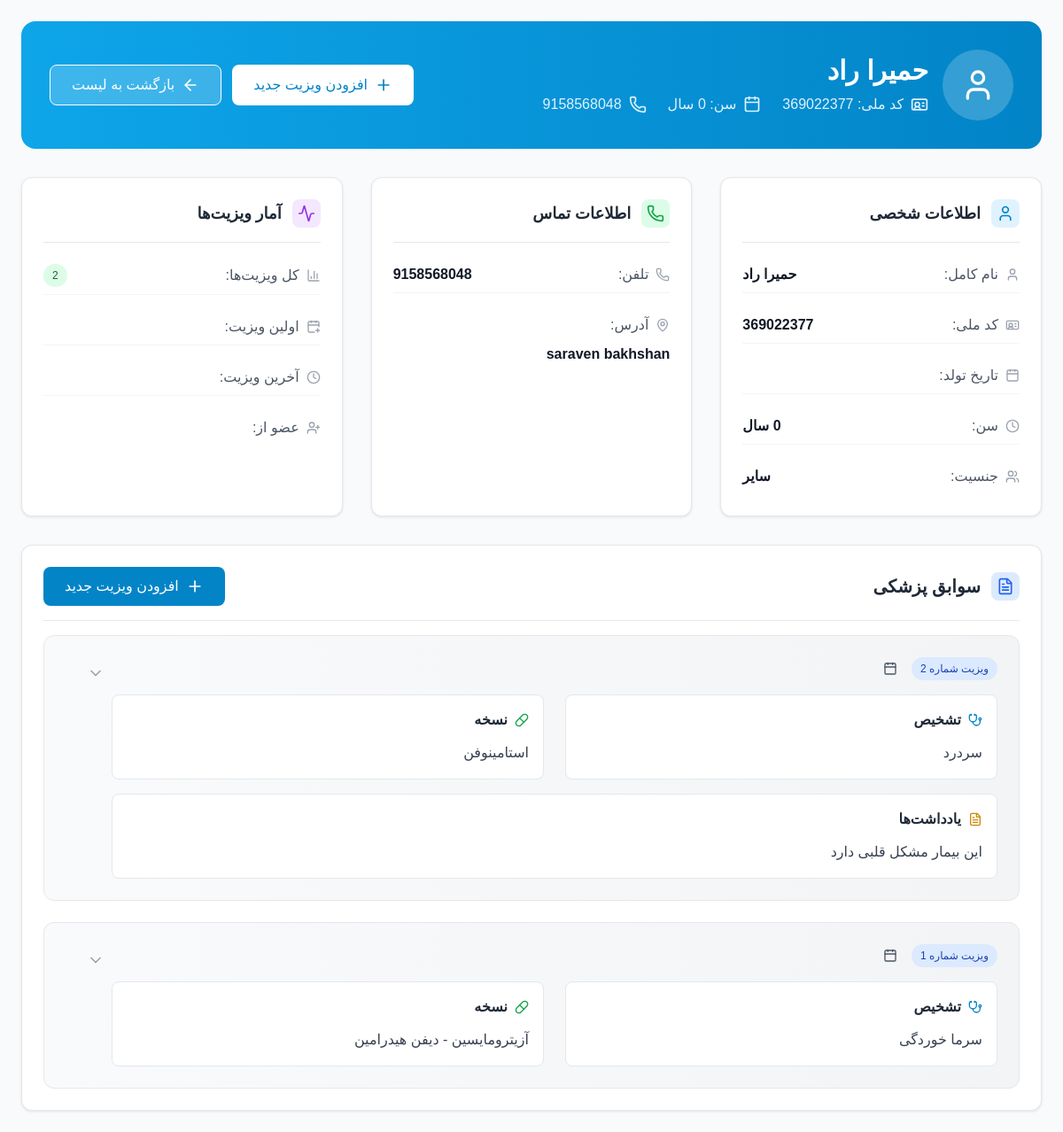
The page /patients/1/ (signed in) on the database its author committed.
### patients/models.py (models this page shows, shortened)
class Patient(models.Model):
    GENDER_CHOICES = [
        ('M', 'مرد'),
        ('F', 'زن'),
        ('O', 'سایر'),
    ]
    first_name = models.CharField(max_length=100)
    last_name = models.CharField(max_length=100)
    national_id = models.CharField(
        max_length=20,
        unique=True,
        validators=[RegexValidator(
            regex=r'^\d+$',
            message='کد ملی باید فقط شامل اعداد باشد'
        )]
    )
    birth_date = models.DateField()
    gender = models.CharField(max_length=1, choices=GENDER_CHOICES)
    phone = models.CharField(
        max_length=15,
        validators=[RegexValidator(
            regex=r'^\+?1?\d{9,15}$',
            message='شماره تلفن باید در فرمت صحیح وارد شود. حداکثر 15 رقم مجاز است.'
        )]
    )
    address = models.TextField()
    created_at = models.DateTimeField(auto_now_add=True)
    updated_at = models.DateTimeField(auto_now=True)
    class Meta:
        ordering = ['last_name', 'first_name']
    @property
    def full_name(self):
        return f"{self.first_name} {self.last_name}"
    @property
    def age(self):
        from datetime import date
        today = date.today()
        return today.year - self.birth_date.year - ((today.month, today.day) < (self.birth_date.month, self.birth_date.day))

class Visit(models.Model):
    patient = models.ForeignKey(Patient, on_delete=models.CASCADE, related_name='visits')
    visit_date = models.DateTimeField(auto_now_add=True)
    diagnosis = models.TextField()
    prescription = models.TextField(blank=True)
    notes = models.TextField(blank=True)
    next_visit_date = models.DateField(null=True, blank=True)
    created_at = models.DateTimeField(auto_now_add=True)
    updated_at = models.DateTimeField(auto_now=True)
    class Meta:
        ordering = ['-visit_date']

### patients/views.py (the view)
# urls.py: path('patients/<int:patient_id>/', views.patient_detail, name='patient_detail'),
def patient_detail(request, patient_id):
    patient = get_object_or_404(Patient, id=patient_id)
    context = {
        'patient': patient,
    }
    return render(request, 'patient_detail.html', context)

### patients/templatetags/jalali.py (called while the page is built)
def _to_datetime(value):
    if isinstance(value, datetime):
        return value
    if isinstance(value, date):
        return datetime(value.year, value.month, value.day)
    return None

@register.filter(name="jalali")
def jalali(value, fmt: str = "%Y/%m/%d"):
    if value in (None, ""):
        return ""
    dt = _to_datetime(value)
    if not dt:
        return value
    if jdatetime is None:
        return dt.strftime(fmt)
    jdt = jdatetime.datetime.fromgregorian(datetime=dt)
    return jdt.strftime(fmt)

### templates/patient_detail.html (shortened to what this page needs)
{% extends 'base.html' %}
{% load static %}
{% load jalali %}
{% block content %}
<div class="space-y-8">
    <div class="bg-gradient-to-r from-medical-500 to-medical-600 rounded-2xl p-8 text-white">
        <div class="flex flex-col lg:flex-row lg:items-center lg:justify-between">
            <div class="flex items-center space-x-4 space-x-reverse mb-6 lg:mb-0">
                <div class="w-20 h-20 bg-white bg-opacity-20 rounded-full flex items-center justify-center">
                    <i data-lucide="user" class="w-10 h-10 text-white"></i>
                </div>
                <div>
                    <h2 class="text-3xl font-bold mb-2">{{ patient.full_name }}</h2>
                    <div class="flex flex-wrap items-center gap-6 text-medical-100">
                        <span class="flex items-center">
                            <i data-lucide="id-card" class="w-5 h-5 ml-2"></i>
                            کد ملی: {{ patient.national_id }}
                        </span>
                        <span class="flex items-center">
                            <i data-lucide="calendar" class="w-5 h-5 ml-2"></i>
                            سن: {{ patient.age }} سال
                        </span>
                        <span class="flex items-center">
                            <i data-lucide="phone" class="w-5 h-5 ml-2"></i>
                            {{ patient.phone }}
                        </span>
                    </div>
                </div>
            </div>
            <div class="flex flex-col sm:flex-row gap-3">
                <a href="{% url 'add_visit' patient.id %}" class="btn-success bg-white text-medical-600 hover:bg-gray-100">
                    <i data-lucide="plus" class="w-5 h-5 ml-2"></i>
                    افزودن ویزیت جدید
                </a>
                <a href="{% url 'patients' %}" class="btn-secondary bg-white bg-opacity-20 text-white border-white hover:bg-opacity-30">
                    <i data-lucide="arrow-left" class="w-5 h-5 ml-2"></i>
                    بازگشت به لیست
                </a>
            </div>
        </div>
    </div>
    <div class="grid grid-cols-1 lg:grid-cols-3 gap-8">
        <div class="card">
            <div class="card-header">
                <h3 class="text-lg font-semibold text-gray-800 flex items-center">
                    <div class="w-8 h-8 bg-medical-100 rounded-lg flex items-center justify-center ml-3">
                        <i data-lucide="user" class="w-5 h-5 text-medical-600"></i>
                    </div>
                    اطلاعات شخصی
                </h3>
            </div>
            <div class="space-y-4">
                <div class="flex justify-between items-center py-2 border-b border-gray-100">
                    <span class="text-gray-600 flex items-center">
                        <i data-lucide="user" class="w-4 h-4 ml-2 text-gray-400"></i>
                        نام کامل:
                    </span>
                    <span class="font-semibold text-gray-900">{{ patient.full_name }}</span>
                </div>
                <div class="flex justify-between items-center py-2 border-b border-gray-100">
                    <span class="text-gray-600 flex items-center">
                        <i data-lucide="id-card" class="w-4 h-4 ml-2 text-gray-400"></i>
                        کد ملی:
                    </span>
                    <span class="font-semibold text-gray-900">{{ patient.national_id }}</span>
                </div>
                <div class="flex justify-between items-center py-2 border-b border-gray-100">
                    <span class="text-gray-600 flex items-center">
                        <i data-lucide="calendar" class="w-4 h-4 ml-2 text-gray-400"></i>
                        تاریخ تولد:
                    </span>
                </div>
                <div class="flex justify-between items-center py-2 border-b border-gray-100">
                    <span class="text-gray-600 flex items-center">
                        <i data-lucide="clock" class="w-4 h-4 ml-2 text-gray-400"></i>
                        سن:
                    </span>
                    <span class="font-semibold text-gray-900">{{ patient.age }} سال</span>
                </div>
                <div class="flex justify-between items-center py-2">
                    <span class="text-gray-600 flex items-center">
                        <i data-lucide="users" class="w-4 h-4 ml-2 text-gray-400"></i>
                        جنسیت:
                    </span>
                    <span class="font-semibold text-gray-900">{{ patient.get_gender_display }}</span>
                </div>
            </div>
        </div>
        <div class="card">
            <div class="card-header">
                <h3 class="text-lg font-semibold text-gray-800 flex items-center">
                    <div class="w-8 h-8 bg-green-100 rounded-lg flex items-center justify-center ml-3">
                        <i data-lucide="phone" class="w-5 h-5 text-green-600"></i>
                    </div>
                    اطلاعات تماس
                </h3>
            </div>
            <div class="space-y-4">
                <div class="flex justify-between items-center py-2 border-b border-gray-100">
                    <span class="text-gray-600 flex items-center">
                        <i data-lucide="phone" class="w-4 h-4 ml-2 text-gray-400"></i>
                        تلفن:
                    </span>
                    <span class="font-semibold text-gray-900">{{ patient.phone }}</span>
                </div>
                <div class="flex flex-col py-2">
                    <span class="text-gray-600 flex items-center mb-2">
                        <i data-lucide="map-pin" class="w-4 h-4 ml-2 text-gray-400"></i>
                        آدرس:
                    </span>
                    <span class="font-semibold text-gray-900 text-right leading-relaxed">{{ patient.address }}</span>
                </div>
            </div>
        </div>
        <div class="card">
            <div class="card-header">
                <h3 class="text-lg font-semibold text-gray-800 flex items-center">
                    <div class="w-8 h-8 bg-purple-100 rounded-lg flex items-center justify-center ml-3">
                        <i data-lucide="activity" class="w-5 h-5 text-purple-600"></i>
                    </div>
                    آمار ویزیت‌ها
                </h3>
            </div>
            <div class="space-y-4">
                <div class="flex justify-between items-center py-2 border-b border-gray-100">
                    <span class="text-gray-600 flex items-center">
                        <i data-lucide="bar-chart-3" class="w-4 h-4 ml-2 text-gray-400"></i>
                        کل ویزیت‌ها:
                    </span>
                    <span class="badge badge-success">{{ patient.visits.count }}</span>
                </div>
                <div class="flex justify-between items-center py-2 border-b border-gray-100">
                    <span class="text-gray-600 flex items-center">
                        <i data-lucide="calendar-plus" class="w-4 h-4 ml-2 text-gray-400"></i>
                        اولین ویزیت:
                    </span>
                </div>
                <div class="flex justify-between items-center py-2 border-b border-gray-100">
                    <span class="text-gray-600 flex items-center">
                        <i data-lucide="clock" class="w-4 h-4 ml-2 text-gray-400"></i>
                        آخرین ویزیت:
                    </span>
                </div>
                <div class="flex justify-between items-center py-2">
                    <span class="text-gray-600 flex items-center">
                        <i data-lucide="user-plus" class="w-4 h-4 ml-2 text-gray-400"></i>
                        عضو از:
                    </span>
                </div>
            </div>
        </div>
    </div>
    <div class="card">
        <div class="card-header">
            <div class="flex items-center justify-between">
                <h3 class="text-xl font-semibold text-gray-800 flex items-center">
                    <div class="w-8 h-8 bg-blue-100 rounded-lg flex items-center justify-center ml-3">
                        <i data-lucide="file-text" class="w-5 h-5 text-blue-600"></i>
                    </div>
                    سوابق پزشکی
                </h3>
                <a href="{% url 'add_visit' patient.id %}" class="btn-primary">
                    <i data-lucide="plus" class="w-5 h-5 ml-2"></i>
                    افزودن ویزیت جدید
                </a>
            </div>
        </div>
        {% if patient.visits.all %}
            <div class="space-y-6">
                {% for visit in patient.visits.all %}
                <div class="bg-gradient-to-r from-gray-50 to-gray-100 rounded-xl p-6 border border-gray-200 hover:shadow-md transition-all duration-200">
                    <div class="flex items-start justify-between">
                        <div class="flex-1">
                            <div class="flex items-center space-x-4 space-x-reverse mb-4">
                                <span class="badge badge-info">
                                    ویزیت شماره {{ forloop.revcounter }}
                                </span>
                                <span class="text-sm text-gray-600 flex items-center">
                                    <i data-lucide="calendar" class="w-4 h-4 ml-2"></i>
                                </span>
                            </div>
                            <div class="grid grid-cols-1 lg:grid-cols-2 gap-6">
                                <div class="bg-white rounded-lg p-4 border border-gray-200">
                                    <h4 class="font-semibold text-gray-800 mb-3 flex items-center">
                                        <i data-lucide="stethoscope" class="w-4 h-4 ml-2 text-medical-600"></i>
                                        تشخیص
                                    </h4>
                                    <p class="text-gray-700 leading-relaxed">{{ visit.diagnosis }}</p>
                                </div>
                                {% if visit.prescription %}
                                <div class="bg-white rounded-lg p-4 border border-gray-200">
                                    <h4 class="font-semibold text-gray-800 mb-3 flex items-center">
                                        <i data-lucide="pill" class="w-4 h-4 ml-2 text-green-600"></i>
                                        نسخه
                                    </h4>
                                    <p class="text-gray-700 leading-relaxed">{{ visit.prescription }}</p>
                                </div>
                                {% endif %}
                            </div>
                            {% if visit.notes %}
                            <div class="mt-4 bg-white rounded-lg p-4 border border-gray-200">
                                <h4 class="font-semibold text-gray-800 mb-3 flex items-center">
                                    <i data-lucide="file-text" class="w-4 h-4 ml-2 text-yellow-600"></i>
                                    یادداشت‌ها
                                </h4>
                                <p class="text-gray-700 leading-relaxed">{{ visit.notes }}</p>
                            </div>
                            {% endif %}
                        </div>
                        <div class="ml-4 flex flex-col space-y-2">
                            <button onclick="toggleVisitDetails({{ visit.id }})"
                                    class="p-2 text-gray-400 hover:text-medical-600 hover:bg-white rounded-lg transition-all duration-200">
                                <i data-lucide="chevron-down" class="w-5 h-5" id="chevron-{{ visit.id }}"></i>
                            </button>
                        </div>
                    </div>
                </div>
                {% endfor %}
            </div>
        {% endif %}
    </div>
</div>
{% endblock %}

### static/css/style.css (style rules this page uses)
.card { background: white; border-radius: 12px; box-shadow: 0 1px 3px rgba(0, 0, 0, 0.1); border: 1px solid #e5e7eb; padding: 24px; transition: box-shadow 0.2s; }
.card-header { border-bottom: 1px solid #e5e7eb; padding-bottom: 16px; margin-bottom: 16px; }
.btn-primary { background-color: #0284c7; color: white; font-weight: 500; padding: 10px 24px; border-radius: 8px; border: none; transition: all 0.2s; text-decoration: none; display: inline-flex; align-items: center; justify-content: center; }
.btn-secondary { background-color: #f3f4f6; color: #374151; font-weight: 500; padding: 10px 24px; border-radius: 8px; border: 1px solid #d1d5db; transition: all 0.2s; text-decoration: none; display: inline-flex; align-items: center; justify-content: center; }
.btn-success { background-color: #059669; color: white; font-weight: 500; padding: 10px 24px; border-radius: 8px; border: none; transition: all 0.2s; text-decoration: none; display: inline-flex; align-items: center; justify-content: center; }
.badge { display: inline-flex; align-items: center; padding: 4px 10px; border-radius: 9999px; font-size: 12px; font-weight: 500; }
.badge-success { background-color: #dcfce7; color: #166534; }
.badge-info { background-color: #dbeafe; color: #1e40af; }
body { font-family: 'Vazir', 'Tahoma', sans-serif; direction: rtl; margin: 0; padding: 0; }

### rows shown on the page
Patient: full_name "حمیرا راد", national_id "369022377", phone "9158568048", gender "سایر", address "saraven bakhshan", visits.count "2"
Visit: diagnosis "سردرد", prescription "استامینوفن", notes "این بیمار مشکل قلبی دارد"
Visit: diagnosis "سرما خوردگی", prescription "آزیترومایسین - دیفن هیدرامین"
